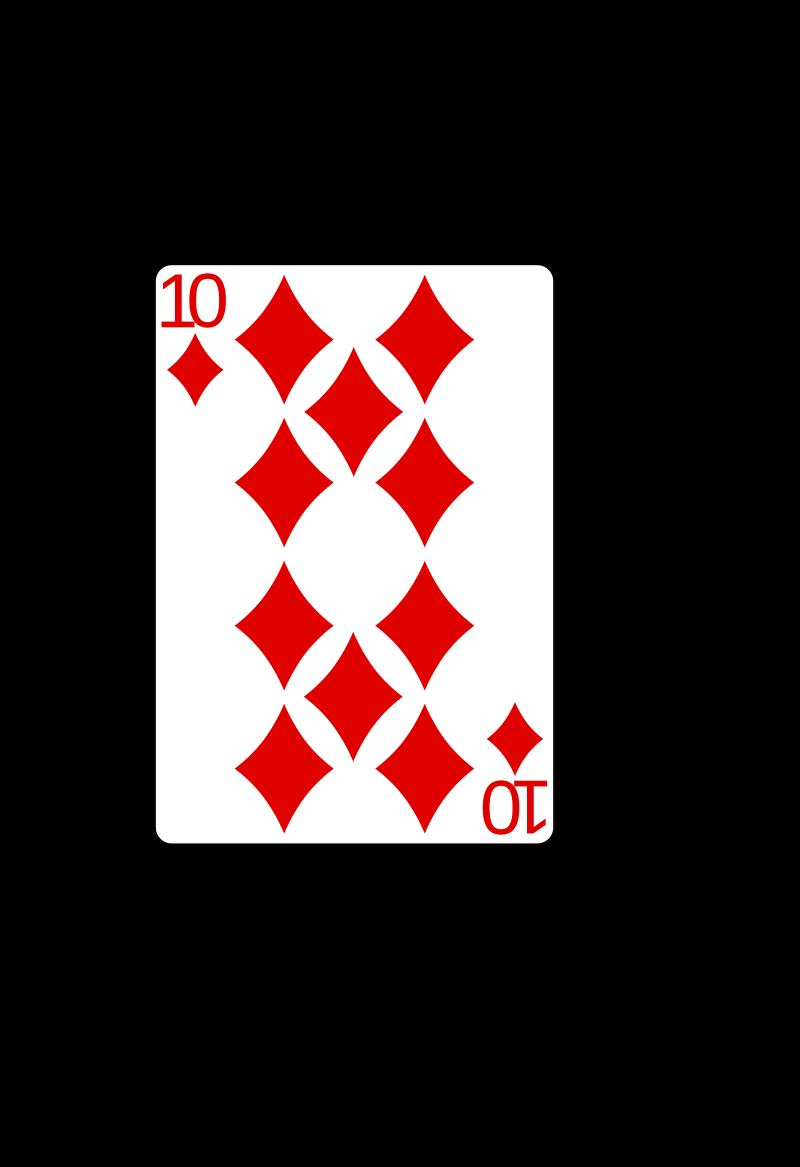
#> input picture Images/cards1.png, 2400 x 3500 px, found by its file name (shown at 1/3 size); the run also reads 1 picture not shown here
$ jupyter execute main.ipynb
#> lines starting #> are read from the running program, lines starting #| are printed output that depends on the picture; after the words box and inside, x2 and y2 are one past the last pixel; in counts of white or black regions, pixels touching at a corner belong together
# Playing Card Detection
[Paper Link](https://web.stanford.edu/class/ee368/Project_Winter_1819/Reports/snyder.pdf)

### Import Libraries

[cell 1]
import numpy as np
import matplotlib.pyplot as plt
import cv2

[cell 2]
images_folder = 'Images'
test_image = 'Images/cards1.png'

[cell 3]
card = cv2.imread(test_image)
#> card is the input picture: shape (3500, 2400, 3); mean B, G, R 46.8, 46.8, 60.7
card = cv2.cvtColor(card, cv2.COLOR_BGR2RGB)
gray = cv2.cvtColor(card, cv2.COLOR_RGB2GRAY)

fig, axes = plt.subplots(1, 2)
axes[0].imshow(card)
axes[1].imshow(gray, cmap='gray')

## Template Matching

#### 1 - Card Detection
https://stackoverflow.com/questions/62274412/cv2-approxpolydp-cv2-arclength-how-these-works

[cell 4]
def get_card_contour(card, contours, area_threshold=1500000):
    area_threshold = card.shape[0] * card.shape[1] * 0.10 # the area of the contour should atleast be 10% of the image area.
    card_contours = []
    for contour in contours:
        if cv2.contourArea(contour) > area_threshold:
            perimeter = cv2.arcLength(contour, True) #??
            polygon = cv2.approxPolyDP(contour, 0.04*perimeter, True) #??
            if len(polygon) == 4:
                card_contours.append(contour)
    return card_contours

def detect_card(image):
    threshold = cv2.cvtColor(image, cv2.COLOR_RGB2GRAY)
    _, threshold = cv2.threshold(threshold, 127, 255, cv2.THRESH_BINARY) # binarize the image
    contours, _ = cv2.findContours(threshold, cv2.RETR_TREE, cv2.CHAIN_APPROX_SIMPLE) # get the contours

    card_contour = get_card_contour(image, contours=contours)
    card_detected = threshold.copy()
    cv2.drawContours(card_detected, [card_contour[0]], -1, (255), thickness=cv2.FILLED)
    return card_detected, threshold, card_contour

card_detected, threshold, card_contour = detect_card(card)
#> in detect_card, `_, threshold = cv2.threshold(threshold, 127, 255, cv2.THRESH_BINARY)`:
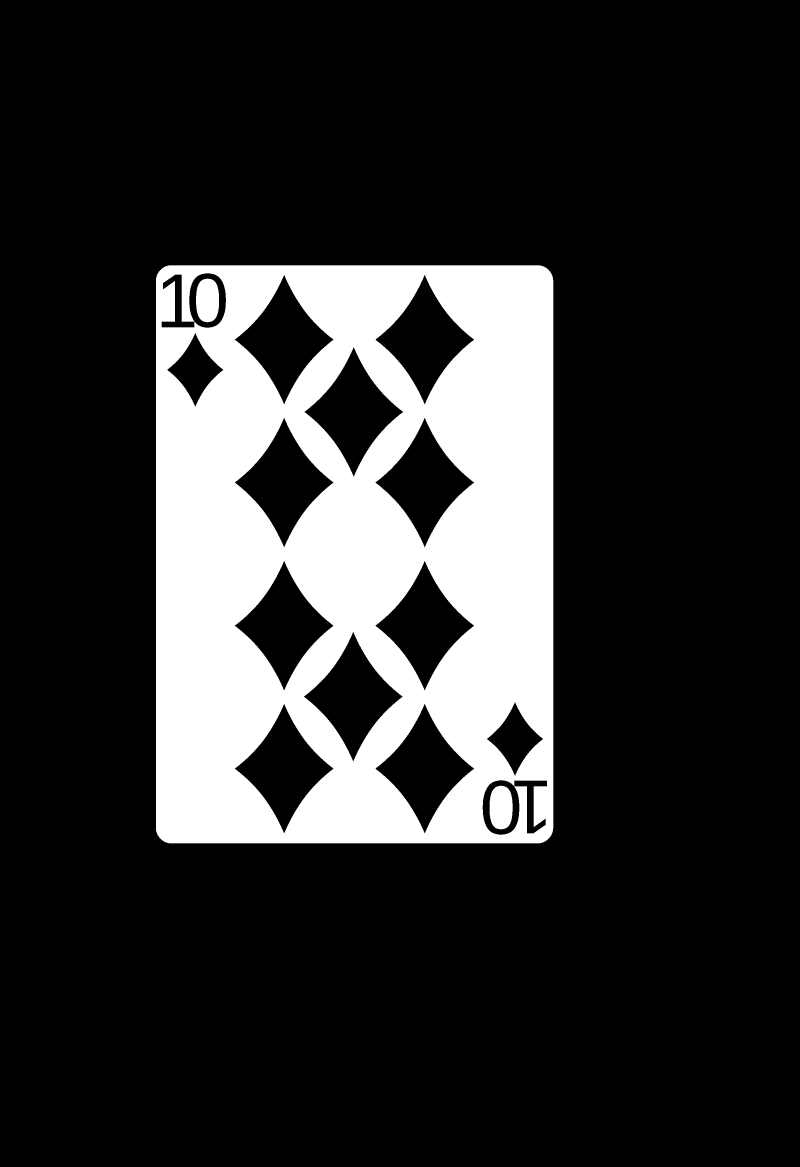
#> threshold: shape (3500, 2400) (shown at 1/3 size); 18.4% white; 3 white regions
#> in detect_card, `contours, _ = cv2.findContours(threshold, cv2.RETR_TREE, cv2.CHAIN_APP..`: contours = 19 contours; largest, box (x1, y1, x2, y2) and area: (468, 796, 1660, 2530) 2062168, (1126, 2111, 1423, 2501) 47177, (704, 1252, 1001, 1643) 47176, (704, 2111, 1001, 2501) 47174, (1126, 824, 1423, 1214) 47171
#> the loop in get_card_contour, `for contour in contours:` made 19 passes
#> (perimeter, polygon) on pass 1: (5784.1, [[490, 802], [477, 2511], [1640, 2520], [1650, 815]])
#> after the loop in get_card_contour, `for contour in contours:`: card_contours = 1 contour; box (x1, y1, x2, y2) and area: (468, 796, 1660, 2530) 2062168
#> in detect_card, `card_contour = get_card_contour(image, contours=contours)`: card_contour has the same summary as card_contours in get_card_contour
#> card_contour has the same summary as card_contours in get_card_contour
plt.imshow(card_detected, cmap='gray')

### 2. Corner Finding

##### 2.1 - Canny Edge Detection & Hough Transform - To Find Lines

[cell 5]
def convert_to_rgb(image):
    return cv2.cvtColor(image, cv2.COLOR_GRAY2RGB)

def find_lines(image):
    edges = cv2.Canny(image, 50, 150) # canny edge detector
    lines_xy = cv2.HoughLinesP(edges, 1, np.pi / 180, threshold=200) ### Hough Transform  - To Find Lines
    lines = cv2.HoughLines(edges, 1, np.pi / 180, threshold=200) # hough lines

    rgb_image = convert_to_rgb(image)
    for points in lines_xy:
        x1, y1, x2, y2 = points[0]
        cv2.line(rgb_image, (x1, y1), (x2, y2), (255, 0, 0), 20)
    return lines, rgb_image

lines, corner_image = find_lines(threshold)
#> in find_lines, `lines_xy = cv2.HoughLinesP(edges, 1, np.pi / 180, threshold=200)`: lines_xy = [[467, 2490, 467, 835], [1659, 2485, 1659, 840], [505, 2529, 1621, 2529], [507, 795, 1619, 795]]
#> in find_lines, `lines = cv2.HoughLines(edges, 1, np.pi / 180, threshold=200)`: lines = [[467, 0], [1659, 0], [2529, 1.57], [795, 1.57]]
#> the loop in find_lines, `for points in lines_xy:` made 4 passes
#> lines = [[467, 0], [1659, 0], [2529, 1.57], [795, 1.57]]
plt.imshow(corner_image)

##### 2.2 - Find The Corners

[cell 6]
from itertools import combinations

def find_corners(lines):
    two_lines = list(combinations(lines, 2)) # a cartesian product of lines, taken two at a time
    corners = []
    for two_line in two_lines:
        line_a, line_b = two_line
        r_a, theta_a, r_b, theta_b = *line_a[0], *line_b[0] # r and theta - line in polar form
        cos_a, sin_a, cos_b, sin_b = np.cos(theta_a), np.sin(theta_a), np.cos(theta_b), np.sin(theta_b)
        determinative = cos_a * sin_b - sin_a * cos_b

        if determinative != 0: # lines are not parallel, parallel lines wont meet
            x = int((sin_b * r_a - sin_a * r_b) / determinative)
            y = int((-cos_b * r_a + cos_a * r_b) / determinative)
            corners.append((x, y))
    return corners

def mark_corners(image, corners):
    for corner in corners:
        cv2.circle(image, corner, 50, (255, 0, 255), -1)
    return image

corners = find_corners(lines)
#> in find_corners, `two_lines = list(combinations(lines, 2))`: two_lines = [([[467, 0]], [[1659, 0]]), ([[467, 0]], [[2529, 1.57]]), ([[467, 0]], [[795, 1.57]]), ([[1659, 0]], [[2529, 1.57]]), ([[1659, 0]], [[795, 1.57]]), ([[2529, 1.57]], [[795, 1.57]])]
#> the loop in find_corners, `for two_line in two_lines:` made 6 passes
#> (r_a, theta_a, r_b, theta_b, cos_a, sin_a, cos_b, sin_b) on passes 2 to 5: (467, 0, 2529, 1.57, 1, 0, -4.37e-08, 1), (467, 0, 795, 1.57, 1, 0, -4.37e-08, 1), (1659, 0, 2529, 1.57, 1, 0, -4.37e-08, 1), (1659, 0, 795, 1.57, 1, 0, -4.37e-08, 1)
#> after the loop in find_corners, `for two_line in two_lines:`: corners = [(467, 2529), (467, 795), (1659, 2529), (1659, 795)]
corner_image = mark_corners(convert_to_rgb(threshold), corners)
#> the loop in mark_corners, `for corner in corners:` made 4 passes
plt.imshow(corner_image)

[cell 7]
def euclidean_distance(x1, y1, x2, y2):
    return np.sqrt((x1-x2)**2 + (y1-y2)**2)

cx, cy, w, h = cv2.boundingRect(card_contour[0])
#> cx = 468; cy = 796; w = 1192; h = 1734
card_region = threshold[cy: cy + h, cx: cx + w]
#> card_region: shape (1734, 1192); 74.6% white; 18 black regions
card_corners = [[0, 0], [w, 0], [0, h], [w, h]]
#> card_corners = [[0, 0], [1192, 0], [0, 1734], [1192, 1734]]

### 3) Corner Arrangement

[cell 8]
def find_first_corner(card_corners, card_symbols_contour):
    min_corner, min_corner_distance = None, 1e10
    for contour in card_symbols_contour[1:]:
        cx, cy, _, _ = cv2.boundingRect(contour)
        for corner in card_corners:
            distance = euclidean_distance(cx, cy, *corner)
            if distance < min_corner_distance:
                min_corner, min_corner_distance = corner, distance
    return min_corner

def sort_corners(card_region, card_corners):
    card_corners_2 = card_corners.copy() # check pass by reference

    card_symbols_contour, _ = cv2.findContours(card_region, cv2.RETR_TREE, cv2.CHAIN_APPROX_SIMPLE) # contour of symbols inside the card region

    # Find the corner which is more close to a contour/ symbol.
    # The Top-Left/ Bottom-Right corner would be the least distant for a standard deck of cards
    min_corner = find_first_corner(card_corners_2, card_symbols_contour)

    sorted_corners = []
    # check the distance between previously calculated minimum corner and the other
    # corners and remove the least distant corner after adding it to the sorted list.
    while True:
        # print(min_corner, corner)
        corner_to_corner_distance = np.array([euclidean_distance(*min_corner, *corner) for corner in card_corners_2])
        min_id = np.argsort(corner_to_corner_distance)[0] # index of corner with the minimum corner to corner distance
        min_corner = card_corners_2[min_id]
        sorted_corners.append(min_corner) # add the minimum corner to sorted list
        del card_corners_2[min_id] # remove the corner with minimum distance from the corners list.
        if len(card_corners_2) <1: # terminate after processing the last corner
            break

    return sorted_corners

sorted_corners = sort_corners(card_region, card_corners)
#> in sort_corners, `card_symbols_contour, _ = cv2.findContours(card_region, cv2.RETR_TREE,..`: card_symbols_contour = 19 contours; largest, box (x1, y1, x2, y2) and area: (0, 0, 1192, 1734) 2062168, (658, 1315, 955, 1705) 47177, (236, 456, 533, 847) 47176, (236, 1315, 533, 1705) 47174, (658, 28, 955, 418) 47171
#> the loop in find_first_corner, `for contour in card_symbols_contour[1:]:` made 18 passes
#> (cx, cy) on passes 1 to 8: (1074, 1545), (979, 1544), (1001, 1561), (658, 1315), (236, 1315), (992, 1310), (443, 1099), (657, 886)
#> after the loop in find_first_corner, `for contour in card_symbols_contour[1:]:`: min_corner = [0, 0]; min_corner_distance = 31.38
#> in sort_corners, `min_corner = find_first_corner(card_corners_2, card_symbols_contour)`: min_corner = [0, 0]
#> the loop in sort_corners, `while True:` made 4 passes
#> (corner_to_corner_distance, min_id, min_corner) on passes 1 to 4: ([0, 1192, 1734, 2104.2], 0, [0, 0]), ([1192, 1734, 2104.2], 0, [1192, 0]), ([2104.2, 1734], 1, [1192, 1734]), ([1192], 0, [0, 1734])
#> after the loop in sort_corners, `while True:`: sorted_corners = [[0, 0], [1192, 0], [1192, 1734], [0, 1734]]
#> sorted_corners = [[0, 0], [1192, 0], [1192, 1734], [0, 1734]]

[cell 9]
def mark_sorted_corners(image, sorted_corners, padding=0):
    font, font_scale, font_thickness, font_color = cv2.FONT_HERSHEY_SIMPLEX, 3, 10, (255, 0, 0) # creating font

    for id, corner in enumerate(sorted_corners):
        cv2.circle(image, (corner[0]+padding, corner[1]+padding), 25, (255, 0, 0), -1) # draw a circle at corner
        cv2.putText(image, f'Corner {id}', (corner[0]+padding+20, corner[1]+padding-25), font, font_scale, font_color, font_thickness, cv2.LINE_AA)
    return image

def pad_image(image, padding):
    return cv2.copyMakeBorder(image, padding, padding, padding, padding, cv2.BORDER_CONSTANT, value=(0, 0, 0))

padding = 500
padded_image = convert_to_rgb(pad_image(card_region, padding))
sorted_corners_image = mark_sorted_corners(padded_image, sorted_corners, padding)
#> in mark_sorted_corners, `font, font_scale, font_thickness, font_color = cv2.FONT_HERSHEY_SIMPLE..`: font = 0; font_scale = 3; font_thickness = 10; font_color = (255, 0, 0)
#> the loop in mark_sorted_corners, `for id, corner in enumerate(sorted_corners):` made 4 passes
plt.imshow(sorted_corners_image)

### 4 - Transform creation

[cell 10]
def homographic_tranform(template, target):
    H, _ = cv2.findHomography(np.array(template[-1]), np.array(target[-1]))

    # Warp the first image onto the second image using the homography matrix
    return cv2.warpPerspective(template[2], H, (target[2].shape[1], target[2].shape[0]))

### 5 - Scoring

[cell 11]
def get_corner(image):
    card_detected, threshold, card_contour = detect_card(image)
    lines, corner_image = find_lines(threshold)

    cx, cy, w, h = cv2.boundingRect(card_contour[0])
    card_region = threshold[cy: cy + h, cx: cx + w]
    card_corners = [[0, 0], [w, 0], [0, h], [w, h]]
    sorted_corners = sort_corners(card_region, card_corners)
    return card_detected, threshold, card_region, sorted_corners

def rotate_180(image):
    return cv2.rotate(image, cv2.ROTATE_180)

card1 = cv2.imread('Images/cards1.png')
card2 = cv2.imread('Images/cards4.png')
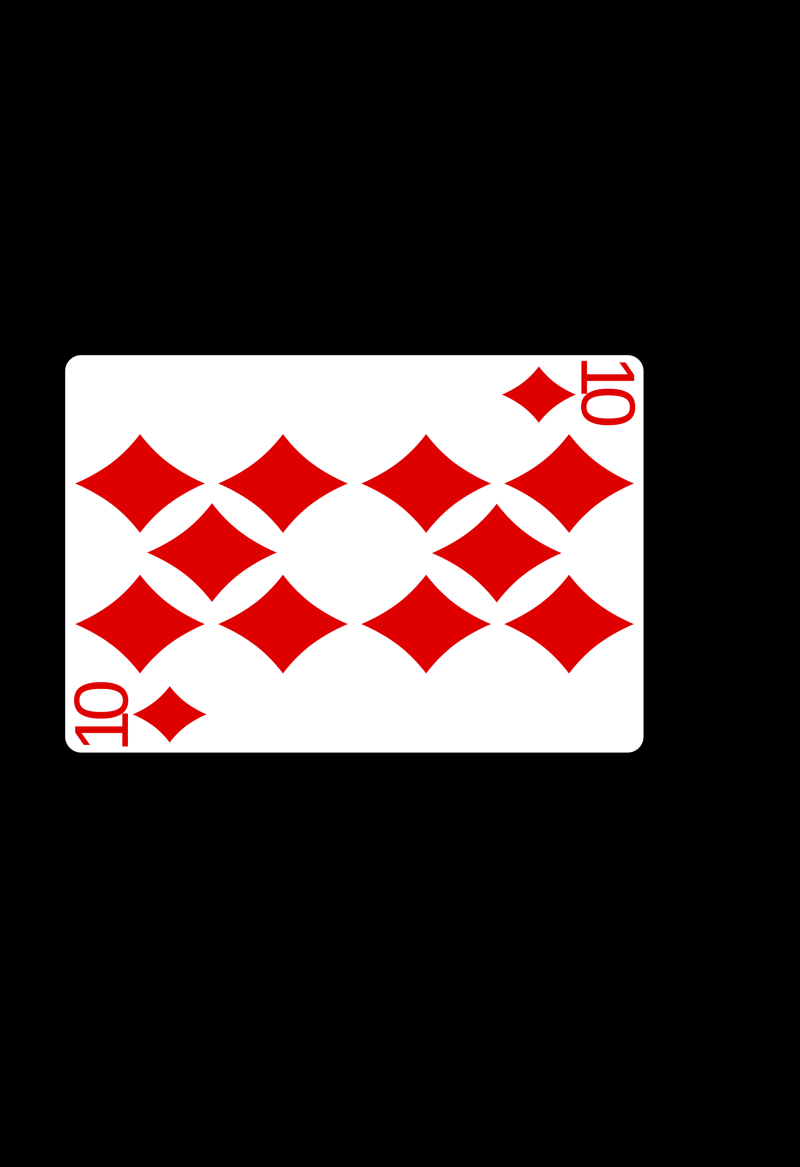
#> input picture Images/cards4.png, 2400 x 3500 px, found by its file name (shown at 1/3 size)
#> card2 is the input picture: shape (3500, 2400, 3); mean B, G, R 46.9, 46.9, 60.7
card3 = cv2.imread('Images/cards5.png')
card2_r, card3_r = rotate_180(card2), rotate_180(card3),

card1_corners = get_corner(card1)
#> in detect_card (call 2), `contours, _ = cv2.findContours(threshold, cv2.RETR_TREE, cv2.CHAIN_APP..`: contours = 17 contours; largest, box (x1, y1, x2, y2) and area: (468, 796, 1660, 2530) 2062168, (1125, 2111, 1423, 2501) 47281, (912, 1041, 1210, 1431) 47280, (911, 1895, 1209, 2285) 47278, (1125, 1682, 1423, 2072) 47276
#> the loop in get_card_contour (call 2), `for contour in contours:` made 17 passes
#> in get_corner, `card_detected, threshold, card_contour = detect_card(image)`: card_contour has the same summary as card_contours in get_card_contour
#> the loop in find_lines (call 2), `for points in lines_xy:` made 4 passes
#> in get_corner, `lines, corner_image = find_lines(threshold)`: lines = [[467, 0], [1659, 0], [2529, 1.57], [795, 1.57]]
#> in get_corner, `cx, cy, w, h = cv2.boundingRect(card_contour[0])`: cx = 468; cy = 796; w = 1192; h = 1734
#> in get_corner, `card_corners = [[0, 0], [w, 0], [0, h], [w, h]]`: card_corners = [[0, 0], [1192, 0], [0, 1734], [1192, 1734]]
#> in sort_corners (call 2), `card_symbols_contour, _ = cv2.findContours(card_region, cv2.RETR_TREE,..`: card_symbols_contour = 17 contours; largest, box (x1, y1, x2, y2) and area: (0, 0, 1192, 1734) 2062168, (657, 1315, 955, 1705) 47281, (444, 245, 742, 635) 47280, (443, 1099, 741, 1489) 47278, (657, 886, 955, 1276) 47276
#> the loop in find_first_corner (call 2), `for contour in card_symbols_contour[1:]:` made 16 passes
#> (cx, cy) on passes 1 to 8: (979, 1544), (1001, 1562), (657, 1315), (236, 1315), (992, 1310), (443, 1099), (657, 886), (235, 886)
#> the loop in sort_corners (call 2), `while True:` made 4 passes
#> in get_corner, `sorted_corners = sort_corners(card_region, card_corners)`: sorted_corners = [[0, 0], [1192, 0], [1192, 1734], [0, 1734]]
card2_corners, card2_r_corners = get_corner(card2), get_corner(card2_r)
#> in detect_card (call 3), `contours, _ = cv2.findContours(threshold, cv2.RETR_TREE, cv2.CHAIN_APP..`: contours = 17 contours; largest, box (x1, y1, x2, y2) and area: (196, 1066, 1931, 2258) 2063284, (654, 1302, 1044, 1599) 47128, (225, 1302, 615, 1599) 47127, (1512, 1302, 1902, 1599) 47124, (441, 1509, 831, 1806) 47116
#> after the loop in get_card_contour (call 3), `for contour in contours:`: card_contours = 1 contour; box (x1, y1, x2, y2) and area: (196, 1066, 1931, 2258) 2063284
#> in detect_card (call 3), `card_contour = get_card_contour(image, contours=contours)`: card_contour has the same summary as card_contours in get_card_contour
#> in get_corner (call 2), `card_detected, threshold, card_contour = detect_card(image)`: card_contour has the same summary as card_contours in get_card_contour
#> in sort_corners (call 3), `card_symbols_contour, _ = cv2.findContours(card_region, cv2.RETR_TREE,..`: card_symbols_contour = 17 contours; largest, box (x1, y1, x2, y2) and area: (0, 0, 1735, 1192) 2063284, (458, 236, 848, 533) 47128, (29, 236, 419, 533) 47127, (1316, 236, 1706, 533) 47124, (245, 443, 635, 740) 47116
#> in detect_card (call 4), `contours, _ = cv2.findContours(threshold, cv2.RETR_TREE, cv2.CHAIN_APP..`: contours = 17 contours; largest, box (x1, y1, x2, y2) and area: (469, 1242, 2204, 2434) 2063284, (1356, 1901, 1746, 2198) 47128, (1785, 1901, 2175, 2198) 47127, (498, 1901, 888, 2198) 47124, (1569, 1694, 1959, 1991) 47116
#> after the loop in get_card_contour (call 4), `for contour in contours:`: card_contours = 1 contour; box (x1, y1, x2, y2) and area: (469, 1242, 2204, 2434) 2063284
#> in detect_card (call 4), `card_contour = get_card_contour(image, contours=contours)`: card_contour has the same summary as card_contours in get_card_contour
#> in detect_card (call 4), `cv2.drawContours(card_detected, [card_contour[0]], -1, (255), thicknes..`:
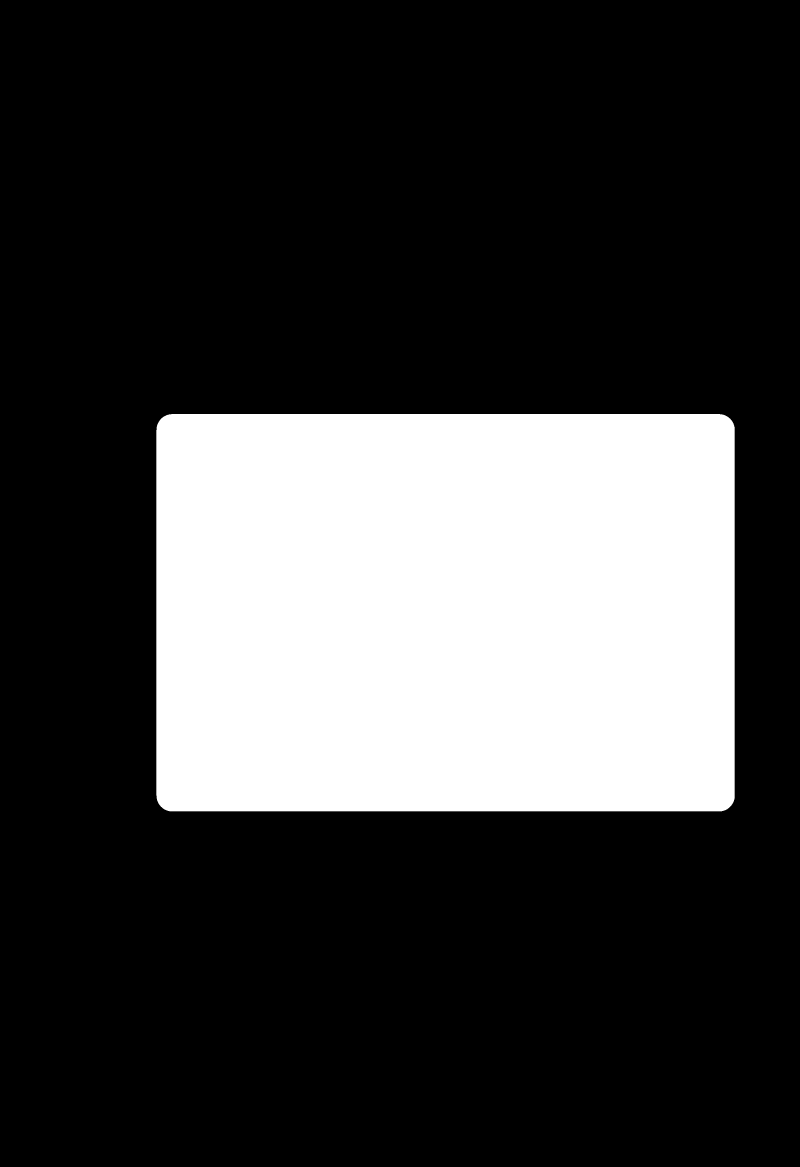
#> card_detected: shape (3500, 2400) (shown at 1/3 size); 24.6% white; 1 white region
#> in get_corner (call 3), `card_detected, threshold, card_contour = detect_card(image)`: card_contour has the same summary as card_contours in get_card_contour
#> (the rest of the program and of its run is left out)
